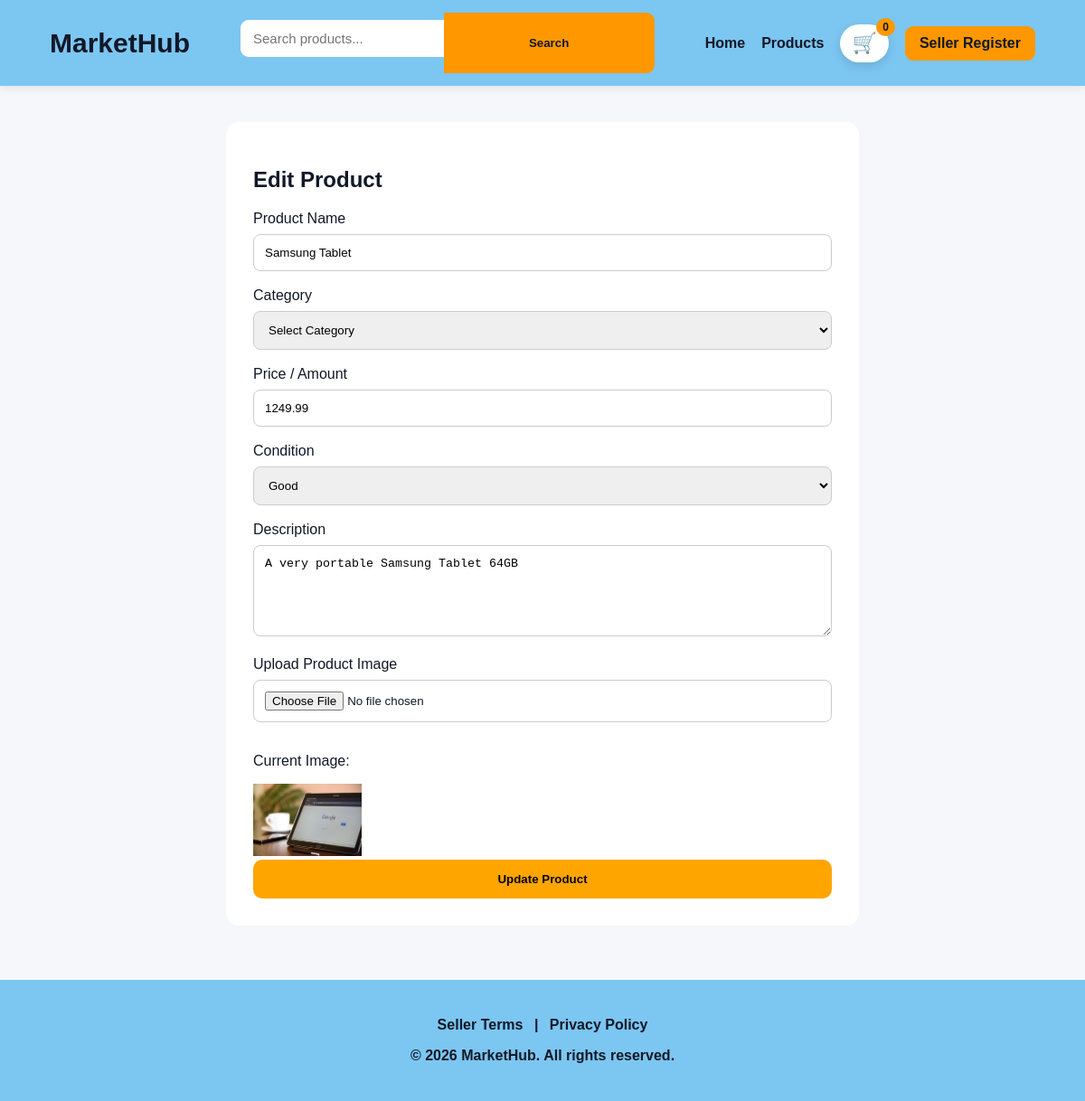
The app's page /dashboard/edit-product/5/, older data.
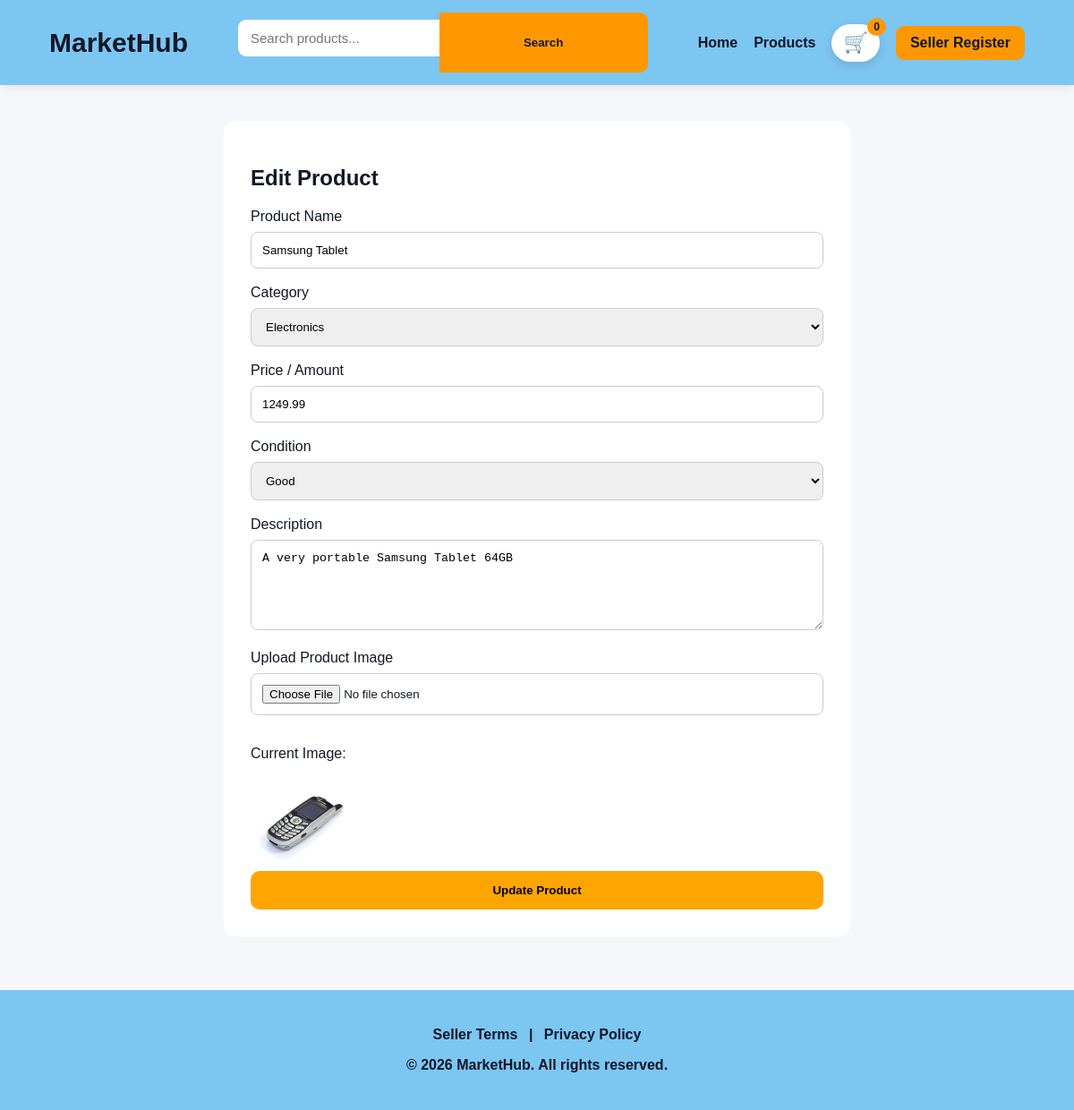
The same page, newer data.
### website/models.py (models this page shows, shortened)
class Product(models.Model):
    CONDITION_CHOICES = [
        ("Excellent", "Excellent"),
        ("Good", "Good"),
        ("Fair/Damaged", "Fair/Damaged"),
    ]
    seller = models.ForeignKey(User, on_delete=models.SET_NULL, null=True, blank=True)
    name = models.CharField(max_length=200)
    category = models.CharField(max_length=100, blank=True, null=True)
    amount = models.DecimalField(max_digits=10, decimal_places=2, default=0)
    description = models.TextField(blank=True, null=True)
    condition = models.CharField(max_length=20, choices=CONDITION_CHOICES, default="Good")
    image = models.ImageField(upload_to="products/", blank=True, null=True)

### website/views.py (the view, shortened to what this page needs)
# urls.py: path("dashboard/edit-product/<int:product_id>/", views.edit_product, name="edit_product"),
def edit_product(request, product_id):
    product = get_object_or_404(Product, id=product_id)
    return render(request, "product_form.html", {"product": product})

### website/templates/product_form.html (shortened to what this page needs)
{% extends "base.html" %}
{% block content %}
<div style="max-width:700px; margin:40px auto; background:white; padding:30px; border-radius:14px;">
    <h2>{% if product %}Edit Product{% else %}Add Product{% endif %}</h2>
    <form method="POST" enctype="multipart/form-data">
        <label>Product Name</label>
        <input type="text" name="name" value="{{ product.name|default:'' }}" required>
        <label>Category</label>
        <select name="category" required>
            <option value="">Select Category</option>
            <option value="Electronics" {% if product.category == "Electronics" %}selected{% endif %}>Electronics</option>
        </select>
        <label>Price / Amount</label>
        <input type="number" step="0.01" name="amount" value="{{ product.amount|default:'' }}" required>
        <label>Condition</label>
        <select name="condition" required>
            <option value="Good" {% if product.condition == "Good" %}selected{% endif %}>Good</option>
        </select>
        <label>Description</label>
        <textarea name="description" rows="5">{{ product.description|default:'' }}</textarea>
        <label>Upload Product Image</label>
        <input type="file" name="image" accept="image/*">
        {% if product.image %}
            <p>Current Image:</p>
            <img src="{{ product.image.url }}" width="120">
        {% endif %}
        <button type="submit">
            {% if product %}Update Product{% else %}Add Product{% endif %}
        </button>
    </form>
</div>
{% endblock %}

Row changes from the older to the newer data that the page shows:
changed Product "Samsung Tablet": category (not shown) → "Electronics"; image: a different picture
Text that changed along with them:
form field category: "Select Category" → (not shown)
